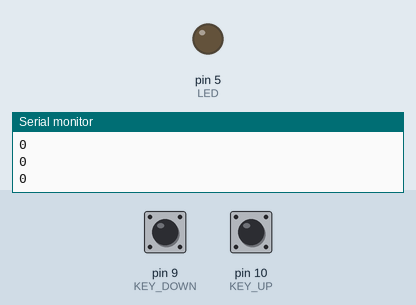
Recording of a sketch running on a simulated Arduino Uno, built with avr-gcc and run on an emulated ATmega328P. Shown: output pins drawn as LEDs (lit = HIGH), the last lines printed to the serial monitor. Inputs (shaded band) come from the test bench; at power-on: pin 10 (KEY_UP) HIGH, pin 9 (KEY_DOWN) HIGH.

Above: at 1.2 s.
1.3 s: pin 10 (KEY_UP) pulled LOW for 1 s
At 2.8 s:
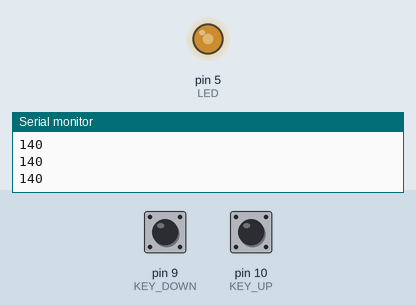
4.3 s: pin 10 (KEY_UP) pulled LOW for 3.2 s
At 6.4 s:
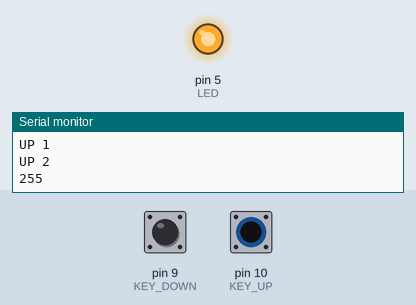
9.0 s: pin 9 (KEY_DOWN) pulled LOW for 3.2 s
At 10.15 s:
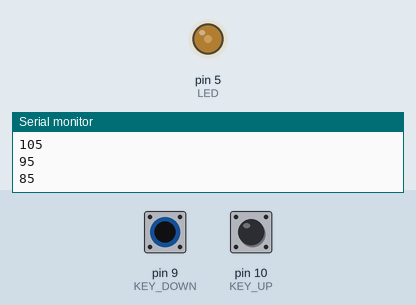
13.7 s: pin 10 (KEY_UP) pulled LOW for 0.15 s
At 14.9 s:
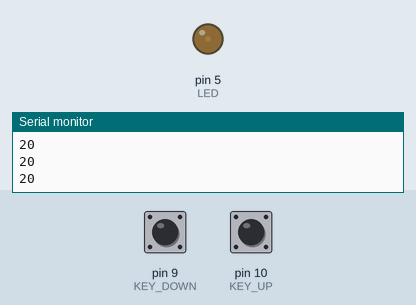
15.3 s: pin 9 (KEY_DOWN) pulled LOW for 0.15 s
At 15.9 s:
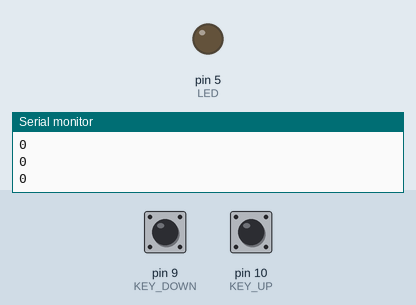
Timing chart, 0 to 17.9 s (numbered marks = the images above; inputs shaded):
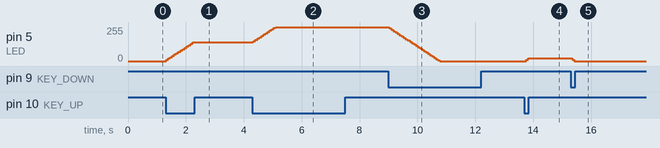

The sketch:

FadeKeys.ino
```cpp
#define KEY_UP		10
#define KEY_DOWN	9
// nutna podpora PWM na pinu
#define LED       5

int duty = 0;

void setup() {
  pinMode(LED, OUTPUT);
  pinMode(KEY_UP, INPUT_PULLUP);
  pinMode(KEY_DOWN, INPUT_PULLUP);
  Serial.begin(9600);
}

void loop() {
  if(digitalRead(KEY_UP) == LOW)
  {
    Serial.println("UP 1");
    delay(20);
    if(digitalRead(KEY_UP) == LOW)
    {
       Serial.println("UP 2");
      duty = duty + 10;
      if (duty > 255) duty = 255;
    }
  }

  if(digitalRead(KEY_DOWN) == LOW)
  {
    delay(20);
    if(digitalRead(KEY_DOWN) == LOW)
    {
      duty = duty - 10;
      if (duty < 0) duty = 0;
    }
  }
  Serial.println(duty);
  analogWrite(LED, duty);
  delay(50);
}
```

Measured:
- after the input at 1.3 s, pin 5 (LED): moves from 0/255 to 140/255 over 0.91 s, starting at once
- after the input at 4.3 s, pin 5 (LED): moves from 140/255 to 255/255 over 0.77 s, starting at once
- after the input at 9.0 s, pin 5 (LED): moves from 255/255 to 0/255 over 1.8 s, starting at once
- after the input at 13.7 s, pin 5 (LED): 0/255 → 10/255 after 0.06 s, → 20/255 0.07 s later
- after the input at 15.3 s, pin 5 (LED): 20/255 → 10/255 after 0.05 s, → 0/255 0.07 s later
